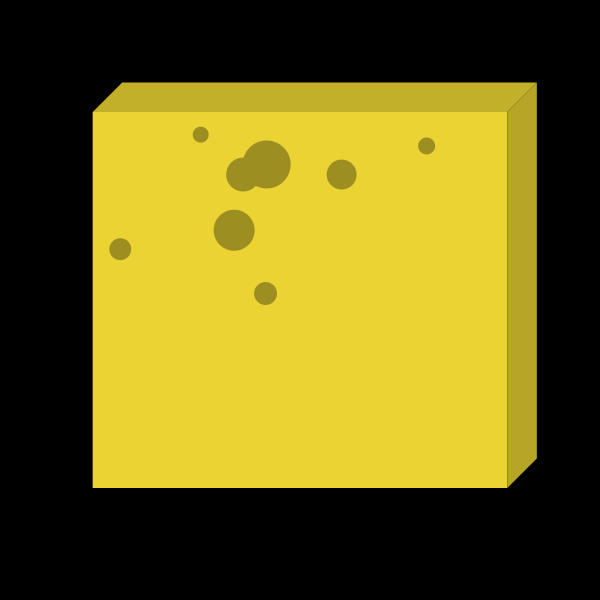
Frame 1 (no input)
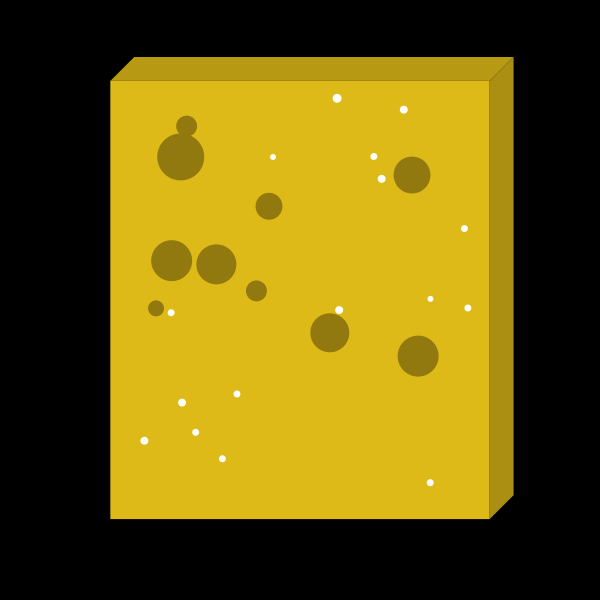
Frame 2 (the mouse pressed at the canvas centre, redrawn once)

The Processing sketch that drew these frames (run headless with seeded random() and noise(); the mouse was pressed at the canvas centre and the sketch redrawn once):

// Processing sketch: processing_112193
// ── processing_112193.pde

// Cheese generator. Feel free to adjust the varying thickness, holes count, dimensions or colour range... and be aware, it may get spoiled in the end!

void setup() {
  size(600,600);
  noLoop();
}
void draw() {
  // Generate cheese dimensions and color
  float width = random(350,450),
        height = random(350,450),
        thickness = random(20,30),
        holes = random(5,15);
  
  // Generate cheese colour
  colorMode(HSB,360,100,100);
  color cheeseColor = color(random(32,56),random(70,95),random(85,100));
  
  // Draw cheese
  background(0,0,0);
  rectMode(CENTER);
  fill(cheeseColor);
  noStroke();
  rect(300,300,width, height);
  
  // Declare bottom left corner
  float     topSideCornerX = (300 - width/2),
            topSideCornerY = (300 - height/2),
            rightSideCornerX = topSideCornerX + width,
            rightSideCornerY = topSideCornerY,
            shift = sqrt((thickness * thickness)+(thickness * thickness));
  
  // Draw sides
  color topSide = color(hue(cheeseColor),saturation(cheeseColor),brightness(cheeseColor)-15),
        rightSide = color(hue(cheeseColor),saturation(cheeseColor),brightness(cheeseColor)-20),
        holeColor = color(hue(cheeseColor),saturation(cheeseColor),brightness(cheeseColor)-30);
  // Top side
  fill(topSide);
  quad(topSideCornerX, topSideCornerY, topSideCornerX + width, topSideCornerY, topSideCornerX + width + thickness, topSideCornerY - thickness, topSideCornerX + thickness, topSideCornerY - thickness);
  // Right side
  fill(rightSide);
  quad(rightSideCornerX, rightSideCornerY, rightSideCornerX, rightSideCornerY + height, rightSideCornerX + thickness, rightSideCornerY + height - thickness, rightSideCornerX + thickness, rightSideCornerY - thickness);
  fill(holeColor);
  // Draw Holes
  for(int i = 0; i < holes;  i++) {
    int radius = int(random(15,50));
    ellipse(random(width - radius*2) + radius + (300 - width/2), random(height - radius*2) + radius + (300 - height/2), radius, radius);
  }
  // Is the cheese spoiled?
  fill(0,0,100);
  if(round(random(1)) == 0) {
    // Yes, it's pretty old!
    for(int i = 0; i < random(10,40);  i++) {
      int radius = int(random(5,10));
      ellipse(random(width - radius*2) + radius + (300 - width/2), random(height - radius*2) + radius + (300 - height/2), radius, radius);
    }
  }
}
